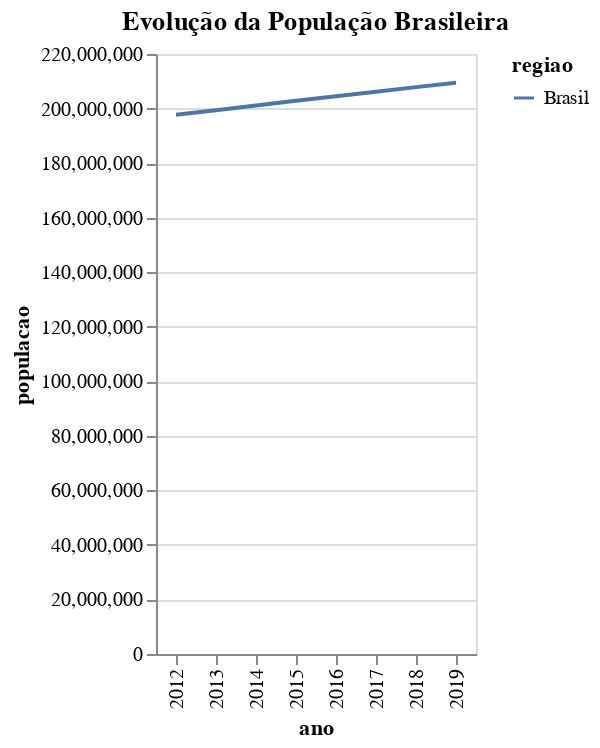

The code cell stored with this chart in its notebook:
### Markdown cell above
Comecei ensaiando um gráfico da evolução da população brasileira.

### Code cell
chart = alt.Chart(brasil_df).mark_line().encode(
    x='ano:O',
    y='populacao:Q',
    color='regiao:N',
    tooltip=['ano', 'regiao', 'populacao']
).properties(
    title='Evolução da População Brasileira'
)

chart.show()

### Figure 1 — Vega-Lite specification as saved in the notebook (floating-point values rounded to 4 significant figures)
{"config": {"view": {"continuousWidth": 300, "continuousHeight": 300}}, "data": {"name": "data-57fa1a5b07d654b6334411aa172774b5"}, "mark": {"type": "line"}, "encoding": {"color": {"field": "regiao", "type": "nominal"}, "tooltip": [{"field": "ano", "type": "quantitative"}, {"field": "regiao", "type": "nominal"}, {"field": "populacao", "type": "quantitative"}], "x": {"field": "ano", "type": "ordinal"}, "y": {"field": "populacao", "type": "quantitative"}}, "title": "Evolução da População Brasileira", "$schema": "https://vega.github.io/schema/vega-lite/v5.20.1.json", "datasets": {"data-57fa1a5b07d654b6334411aa172774b5": [{"ano": 2012, "regiao": "Brasil", "populacao": 197700000.0}, {"ano": 2013, "regiao": "Brasil", "populacao": 199400000.0}, {"ano": 2014, "regiao": "Brasil", "populacao": 201100000.0}, {"ano": 2015, "regiao": "Brasil", "populacao": 202900000.0}, {"ano": 2016, "regiao": "Brasil", "populacao": 204500000.0}, {"ano": 2017, "regiao": "Brasil", "populacao": 206200000.0}, {"ano": 2018, "regiao": "Brasil", "populacao": 207900000.0}, {"ano": 2019, "regiao": "Brasil", "populacao": 209500000.0}]}}
